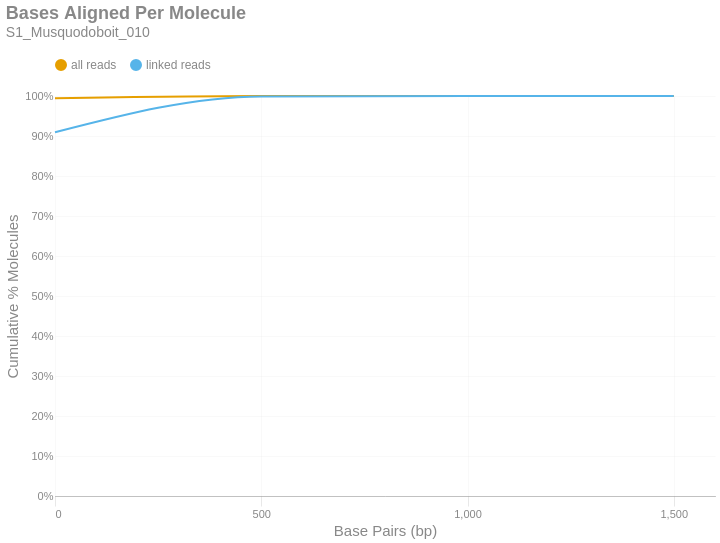

The code cell stored with this chart in its notebook:
### Markdown cell above
### Bases Aligned Per Molecule
This is a cumulative frequency distribution showing the number of base pairs aligned per unique molecule. These data are shown in 500 bp bins. There are two distributions: one with `all reads` (yellow) and another with only `linked reads` (blue). The percent of molecules in the `linked reads` distribution is relative to the total number of linked molecules.

### Code cell
if SKIPLR:
    print_html(f"Skipped")
else:
    binned_df = consolidated_hist(valids['aligned_bp'], mask, 500, True)
    with SafeRender(binned_df):
        (
            density_plot(binned_df, 'Bases Aligned Per Molecule', samplename, 'basesper')
            .encode(
                x=alt.X('bin:Q', title="Base Pairs (bp)").axis(tickMinStep=500).scale(padding=0),
                y=alt.Y('value:Q', title='Cumulative % Molecules')
                    .axis(format='%')
                    .scale(domain = [0,1])
                    .stack(False),
                color=alt.Color("key:N").scale(domain = ["all reads", "linked reads"]),
                tooltip = [
                    alt.Tooltip("key:N", title = "Data Type"),
                    alt.Tooltip("range_label:N", title="Bases Aligned Per Molecule"),
                    alt.Tooltip("value:Q", format = ".2%", title="% Molecules (Cum.)")
                ]
            )
        ).display()

### Figure 1 — Vega-Lite specification as saved in the notebook (floating-point values rounded to 4 significant figures)
{"width": "container", "height": 400, "config": {"title": {"anchor": "start", "dy": -15, "fontSize": 18, "color": "#888888", "subtitleColor": "#888888", "subtitleFontSize": 14}, "arc": {"fill": "#0072B2"}, "axis": {"domainColor": "#888888", "domainWidth": 0.5, "gridWidth": 0.2, "grid": false, "titleFontWeight": 400, "titleFontSize": 15, "labelFontSize": 11, "labelColor": "#888888", "tickColor": "#888888", "tickWidth": 0.2, "titleColor": "#888888"}, "axisBand": {"grid": false}, "axisX": {"grid": true, "tickSize": 10, "domainCap": "round"}, "axisY": {"domain": false, "grid": true, "tickSize": 0, "domainCap": "round"}, "background": "transparent", "header": {"labelFontSize": 15, "labelColor": "#888888", "titleFontSize": 15, "titleFontWeight": 600, "titleColor": "#888888"}, "legend": {"labelFont": "sans-serif", "labelFontSize": 12, "labelColor": "#888888", "symbolSize": 100, "symbolType": "circle", "titleFontSize": 12, "titlePadding": 10, "titleColor": "#888888", "title": null, "orient": "top"}, "range": {"category": ["#E69F00", "#56B4E9", "#009E73", "#F0E442", "#0072B2", "#D55E00", "#CC79A7", "#000000"], "diverging": ["#cfe8f3", "#a2d4ec", "#73bfe2", "#46abdb", "#1696d2", "#12719e"]}, "area": {"fill": "#0072B2", "fillOpacity": 0.7, "line": true, "strokeOpacity": 0.7}, "line": {"color": "#0072B2", "stroke": "#0072B2", "strokeWidth": 2}, "trail": {"color": "#0072B2", "stroke": "#0072B2", "strokeWidth": 0, "size": 1}, "point": {"filled": true, "fillOpacity": 1.0, "size": 95}, "text": {"color": "#888888", "fontSize": 11, "align": "right", "fontWeight": 400, "size": 11}, "bar": {"fill": "#0072B2", "stroke": null}, "view": {"stroke": null, "continuousWidth": 660, "continuousHeight": 400}}, "data": {"name": "data-6031d747a01e66c6d8f795ba428910a8"}, "mark": {"type": "line", "interpolate": "monotone", "point": {"opacity": 0, "size": 275}}, "encoding": {"color": {"field": "key", "scale": {"domain": ["all reads", "linked reads"]}, "type": "nominal"}, "tooltip": [{"field": "key", "title": "Data Type", "type": "nominal"}, {"field": "range_label", "title": "Bases Aligned Per Molecule", "type": "nominal"}, {"field": "value", "format": ".2%", "title": "% Molecules (Cum.)", "type": "quantitative"}], "x": {"axis": {"tickMinStep": 500}, "field": "bin", "scale": {"padding": 0}, "title": "Base Pairs (bp)", "type": "quantitative"}, "y": {"axis": {"format": "%"}, "field": "value", "scale": {"domain": [0, 1]}, "stack": false, "title": "Cumulative % Molecules", "type": "quantitative"}}, "params": [{"name": "param_c36ac31b6afebe62", "select": {"type": "point", "fields": ["key"]}, "bind": "legend"}], "title": {"text": "Bases Aligned Per Molecule", "subtitle": "S1_Musquodoboit_010"}, "transform": [{"fold": ["all reads (cumsum)", "linked reads (cumsum)"]}, {"calculate": "replace(datum.key, ' (cumsum)', '')", "as": "key"}, {"filter": {"param": "param_c36ac31b6afebe62"}}], "usermeta": {"embedOptions": {"downloadFileName": "S1_Musquodoboit_010.basesper"}}, "$schema": "https://vega.github.io/schema/vega-lite/v6.1.0.json", "datasets": {"data-6031d747a01e66c6d8f795ba428910a8": [{"bin": "0.0", "interval": "0.0-500.0", "all reads": 0.9946, "linked reads": 0.9092, "all reads (cumsum)": 0.9946, "linked reads (cumsum)": 0.9092, "range_label": "0-499"}, {"bin": "500.0", "interval": "500.0-1000.0", "all reads": 0.005307, "linked reads": 0.08971, "all reads (cumsum)": 0.9999, "linked reads (cumsum)": 0.999, "range_label": "500-999"}, {"bin": "1000.0", "interval": "1000.0-1500.0", "all reads": 7.912e-05, "linked reads": 0.001017, "all reads (cumsum)": 1.0, "linked reads (cumsum)": 1.0, "range_label": "1000-1499"}, {"bin": "1500.0", "interval": "1500.0-2000.0", "all reads": 2.101e-06, "linked reads": 2.609e-05, "all reads (cumsum)": 1.0, "linked reads (cumsum)": 1.0, "range_label": "1500-1999"}]}}
